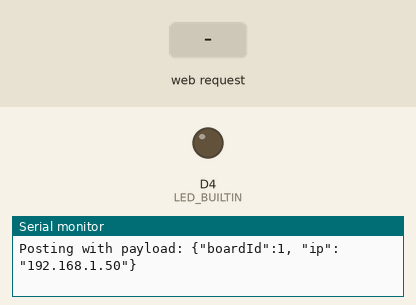
Simulated run of this program. Board: ESP8266 (Wemos D1 mini). On the bench: output pins drawn as LEDs (lit = HIGH, except the on-board LED, lit = LOW), the last lines printed to the serial monitor. The inputs (shaded band) are chosen by the test bench. WiFi joins after 1.5 s; servers stay silent unless stated; uploads are accepted with an empty reply; pins used as bus, display or sensor lines are not drawn.

Above: at 6.9 s.
7.0 s: HTTP request GET /on received
At 8.2 s:
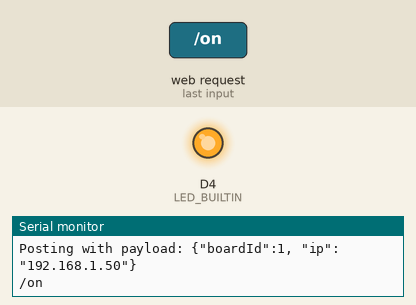
8.5 s: HTTP request GET /off received
At 9.5 s:
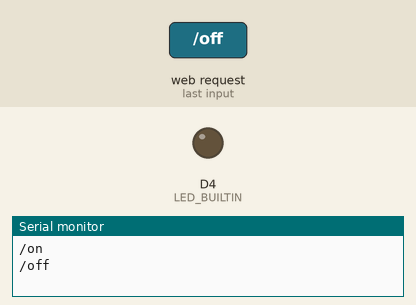
Timing chart, 0 to 11.5 s (numbered marks = the images above; inputs shaded):
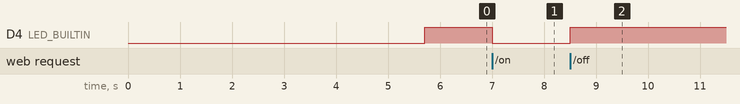

The program:

main.cpp
```cpp
#include <Arduino.h>
#include <RegisterBoard.h>
#include <LampServer.h>

// Change this when uploading to a different board
#define BOARD_ID 1

void setup(){
    Serial.begin(115200);
    while (!Serial) ;
    registerBoard(BOARD_ID);
    setupLampServer();
}

void loop(){
  lampServerLoop();
}
```

EnvExample.h
```cpp
#ifndef _ENV_INCLUDED
#define _ENV_INCLUDED
const char* NETWORK_SSID = "YOUR NETWORK SSID";
const char* NETWORK_PASSWORD = "YOUR NETWORK PASSWORD";
const String SERVER_URL = "SERVER URL";
#endif
```

LampServer.h
```cpp
#ifndef _LAMP_SERVER_INCLUDED
#define _LAMP_SERVER_INCLUDED
#include <Arduino.h>
#include <SetupServer.h>

  const int TRIGGER_PIN = D2;

  void lampServerLoop() {
    server.handleClient();
    MDNS.update();
  }

  void handleOff() {
    digitalWrite(TRIGGER_PIN, LOW);
    digitalWrite(LED_BUILTIN, HIGH); // "HIGH" is off for the LED
    Serial.println("/off");
    server.send(200);
  }

  void handleOn() {
    digitalWrite(TRIGGER_PIN, HIGH);
    digitalWrite(LED_BUILTIN, LOW); // "LOW" is on for the LED
    Serial.println("/on");
    server.send(200);
  }

  void setupLampServer() {
    pinMode(LED_BUILTIN, OUTPUT);
    pinMode(TRIGGER_PIN, OUTPUT);
    digitalWrite(LED_BUILTIN, HIGH);  // "HIGH" is off for the LED
    server.on("/off", handleOff);
    server.on("/on", handleOn);
    server.begin();
  }
#endif
```

SetupClient.h
```cpp
#ifndef _SETUP_CLIENT_INCLUDED
#define _SETUP_CLIENT_INCLUDED
#include <Arduino.h>
#include <Env.h>
#include <ESP8266WiFi.h>
#include <ESP8266WiFiMulti.h>
#include <ESP8266HTTPClient.h>
#include <WiFiClient.h>

ESP8266WiFiMulti WiFiMulti;

void setupClient() {
  for (uint8_t t = 4; t > 0; t--) {
    delay(1000);
  }

  WiFi.mode(WIFI_STA);
  WiFiMulti.addAP(NETWORK_SSID, NETWORK_PASSWORD);

  while (WiFiMulti.run() != WL_CONNECTED) {
    delay(100);
  }
}

bool sendRequest(String url, String method, String payload = "") {
  if (WiFiMulti.run() != WL_CONNECTED) {
    Serial.println("Not connected");
    return false;
  }

  WiFiClientSecure client;
  client.setInsecure();

  HTTPClient http;

  if (!http.begin(client, url)){
    Serial.println("Unable to connect to that url");
    return false;
  }

  int httpCode;

  if (method == "GET"){
    httpCode = http.GET();
  }
  else if (method == "POST") {
    http.addHeader("Content-Type", "application/json");
    Serial.print("Posting with payload: ");
    Serial.println(payload);
    httpCode = http.POST(payload);
  }

  if (httpCode <= 0){
    Serial.printf("[HTTP] GET... failed, error: %s\n", http.errorToString(httpCode).c_str());
    return false;
  }

  if (httpCode == HTTP_CODE_OK || httpCode == HTTP_CODE_MOVED_PERMANENTLY) {
    String response = http.getString();
    Serial.println(response);
    return true;
  }
  else {
    Serial.println("Bad code");
    String response = http.getString();
    Serial.println(response);
    return false;
  }
}
#endif
```

SetupServer.h
```cpp
#ifndef _SETUP_SERVER_INCLUDED
#define _SETUP_SERVER_INCLUDED
#include <Env.h>
#include <ESP8266WiFi.h>
#include <ESP8266WebServer.h>
#include <WiFiClient.h>
#include <ESP8266mDNS.h>


ESP8266WebServer server(8888);

void setupServer() {
  WiFi.mode(WIFI_STA);
  WiFi.begin(NETWORK_SSID, NETWORK_PASSWORD);

  while (WiFi.status() != WL_CONNECTED) {
    delay(500);
    Serial.print(".");
  }

  MDNS.begin("esp8266");
}
#endif
```

RegisterBoard.h
```cpp
#ifndef _REGISTER_BOARD_INCLUDED
#define _REGISTER_BOARD_INCLUDED
#include <Env.h>
#include <SetupClient.h>

bool registerBoard(int boardId){
  setupClient();
  String ip = WiFi.localIP().toString();
  String payload = "{\"boardId\":"  + String(boardId) + ", \"ip\": \"" + ip + "\"}";
  return sendRequest(SERVER_URL + "/register_device", "POST", payload);
}

#endif
```

Measured:
- after the input at 7.0 s, D4 (LED_BUILTIN): HIGH → LOW at once
- after the input at 8.5 s, D4 (LED_BUILTIN): LOW → HIGH at once
